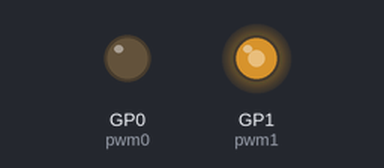
This program was run on a simulated Raspberry Pi Pico running MicroPython. On the bench: output pins drawn as LEDs (lit = HIGH).

Above: at 0.05 s.
At 2.0 s:
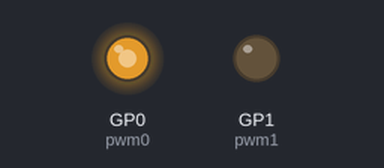
Timing chart, 0 to 4.6 s (numbered marks = the images above):
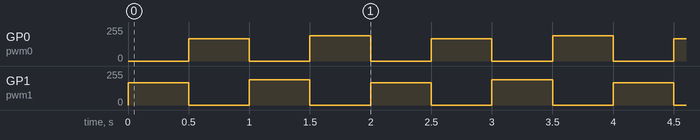

The program:

hello.TB67H451.RP2040.py
```python
# (licence header left out)
from machine import Pin,PWM
from time import sleep_ms

duty_min = int(0.65*65535)
duty_max = int(0.75*65535)
delay_ms = 500

pwm0 = PWM(Pin(0),freq=100000,duty_u16=0)
pwm1 = PWM(Pin(1),freq=100000,duty_u16=0)

while True:
    pwm0.duty_u16(0)
    pwm1.duty_u16(duty_min)
    sleep_ms(delay_ms)
    #
    pwm0.duty_u16(duty_min)
    pwm1.duty_u16(0)
    sleep_ms(delay_ms)
    #
    pwm0.duty_u16(0)
    pwm1.duty_u16(duty_max)
    sleep_ms(delay_ms)
    #
    pwm0.duty_u16(duty_max)
    pwm1.duty_u16(0)
    sleep_ms(delay_ms)
    #
```

Measured:
- by itself, GP0 (pwm0), GP1 (pwm1): repeats every 2.0 s: 0/255 0.50 s, 191/255 0.50 s, 0/255 0.50 s, 166/255 0.50 s
